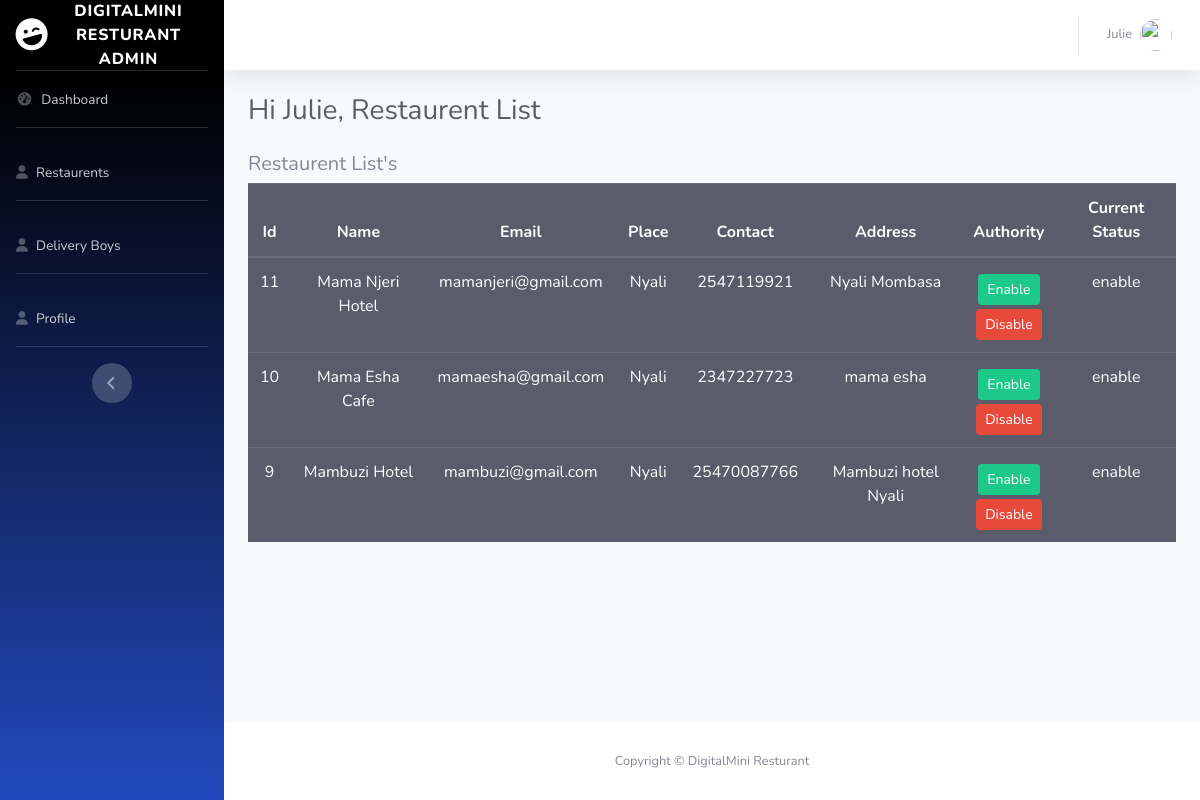
/Admin/admin_restaurent.php (signed in), run on the app's committed database.
### tables this page shows
CREATE TABLE `restaurents` (
  `rid` int(11) NOT NULL,
  `rname` varchar(30) NOT NULL,
  `runame` varchar(40) NOT NULL,
  `remail` varchar(45) NOT NULL,
  `rplace` varchar(100) NOT NULL,
  `rcontactno` bigint(10) NOT NULL,
  `raddress` text NOT NULL,
  `rpwd` varchar(30) NOT NULL,
  `status` varchar(20) NOT NULL
);

### Admin/admin_restaurent.php (the view, shortened to what this page needs)
<!DOCTYPE html>
<html lang="en">
<head>
  <link href="css/sb-admin-2.min.css" rel="stylesheet">
</head>
<body id="page-top">
  <div id="wrapper">
    <ul class="navbar-nav bg-gradient-primary sidebar sidebar-dark accordion" id="accordionSidebar">
      <a class="sidebar-brand d-flex align-items-center justify-content-center" href="index.html">
        <div class="sidebar-brand-icon rotate-n-15">
          <i class="fas fa-laugh-wink"></i>
        </div>
        <div class="sidebar-brand-text mx-3">DigitalMini Resturant Admin</div>
      </a>
      <hr class="sidebar-divider my-0">
      <li class="nav-item">
        <a class="nav-link" href="admin_index.php">
          <i class="fas fa-fw fa-tachometer-alt"></i>
          <span>Dashboard</span></a>
      </li>
      <hr class="sidebar-divider d-none d-md-block">
      <li class="nav-item">
        <a class="nav-link" href="admin_restaurent.php">
          <i class="fas fa-user"></i>
          <span>Restaurents</span></a>
      </li>
      <hr class="sidebar-divider">
      <li class="nav-item">
        <a class="nav-link" href="admin_dboy.php">
          <i class="fas fa-user"></i>
          <span>Delivery Boys</span></a>
      </li>
      <hr class="sidebar-divider">
      <li class="nav-item">
        <a class="nav-link" href="admin_profile.php">
          <i class="fas fa-user"></i>
          <span>Profile</span></a>
      </li>
      <hr class="sidebar-divider">
      <div class="text-center d-none d-md-inline">
        <button class="rounded-circle border-0" id="sidebarToggle"></button>
      </div>
    </ul>
    <div id="content-wrapper" class="d-flex flex-column">
      <div id="content">
        <nav class="navbar navbar-expand navbar-light bg-white topbar mb-4 static-top shadow">
          <ul class="navbar-nav ml-auto">
            <li class="nav-item dropdown no-arrow">
              <a class="nav-link dropdown-toggle" href="#" id="userDropdown" role="button" data-toggle="dropdown" aria-haspopup="true" aria-expanded="false">
                <span class="mr-2 d-none d-lg-inline text-gray-600 small"><?php echo $_SESSION['ad_uname']; ?></span>
                <img class="img-profile rounded-circle" src="https://source.unsplash.com/QAB-WJcbgJk/60x60">
              </a>
            </li>
          </ul>
        </nav>
        <div class="container-fluid">
          <h1 class="h3 mb-4 text-gray-800">Hi <?php echo $_SESSION['ad_uname']; ?>,
           Restaurent List</h1>
           <table class="table table-responsive-md table-dark text-center">
             <thead>
              <tr><h5>Restaurent List's</h5></tr>
               <tr>
                 <th>Id</th>
                 <th>Name</th>
                 <th>Email</th>
                 <th>Place</th>
                 <th>Contact</th>
                 <th>Address</th>
                 <th>Authority</th>
                 <th>Current Status</th>
               </tr>
               <tbody>
                <?php
                $sql = "select * from restaurents order by rid desc;";
                $result = mysqli_query($con, $sql);
                $resultcheck = mysqli_num_rows($result);
                if ($resultcheck > 0) {
                while ($row = mysqli_fetch_assoc($result)) {
                ?>
                 <tr>
                   <td><?php echo $row['rid']; ?></td>
                   <td><?php echo $row['rname']; ?></td>
                   <td><?php echo $row['remail']; ?></td>
                   <td><?php echo $row['rplace']; ?></td>
                   <td><?php echo $row['rcontactno']; ?></td>
                   <td><?php echo $row['raddress']; ?></td>
                   <td><a class="btn btn-success btn-sm m-1" href="includes/status.inc.php?rid=<?php echo $row['rid']; ?>">Enable</a><br>
                   <a href="includes/statuss.inc.php?rid=<?php echo $row['rid']; ?>" class="btn btn-danger btn-sm">Disable</a></td>
                   <td><?php echo $row['status']; ?></td>
                 </tr>
                   <?php
              }
            } else {
              echo "0 results obtained";
            }
           ?>
               </tbody>
             </thead>
           </table>
        </div>
      </div>
      <footer class="sticky-footer bg-white">
        <div class="container my-auto">
          <div class="copyright text-center my-auto">
            <span>Copyright &copy; DigitalMini Resturant</span>
          </div>
        </div>
      </footer>
    </div>
  </div>
</body>
</html>

### data on the page
restaurents: rid "11", rname "Mama Njeri Hotel", remail "mamanjeri@gmail.com", rplace "Nyali", rcontactno "2547119921", raddress "Nyali Mombasa", status "enable"
restaurents: rid "10", rname "Mama Esha Cafe", remail "mamaesha@gmail.com", rplace "Nyali", rcontactno "2347227723", raddress "mama esha", status "enable"
restaurents: rid "9", rname "Mambuzi Hotel", remail "mambuzi@gmail.com", rplace "Nyali", rcontactno "25470087766", raddress "Mambuzi hotel Nyali", status "enable"

### other printed values
$_SESSION['ad_uname'] "Julie"
